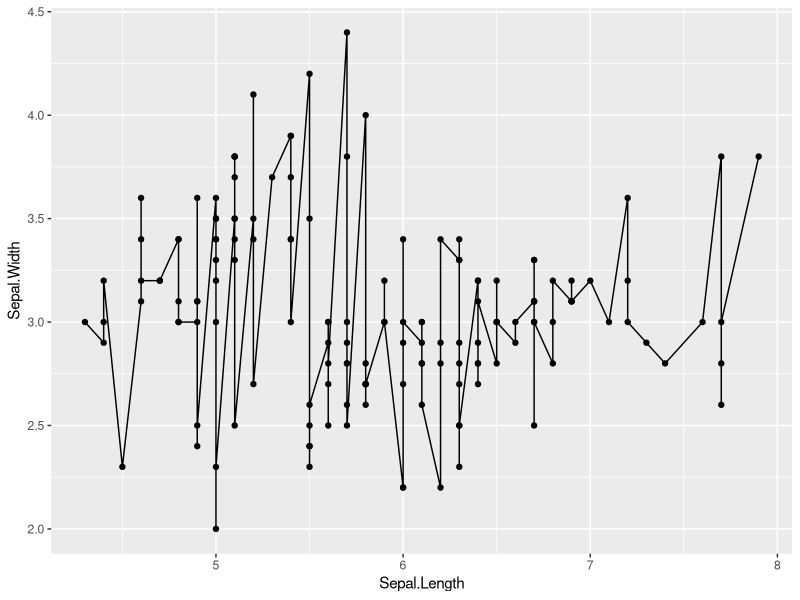
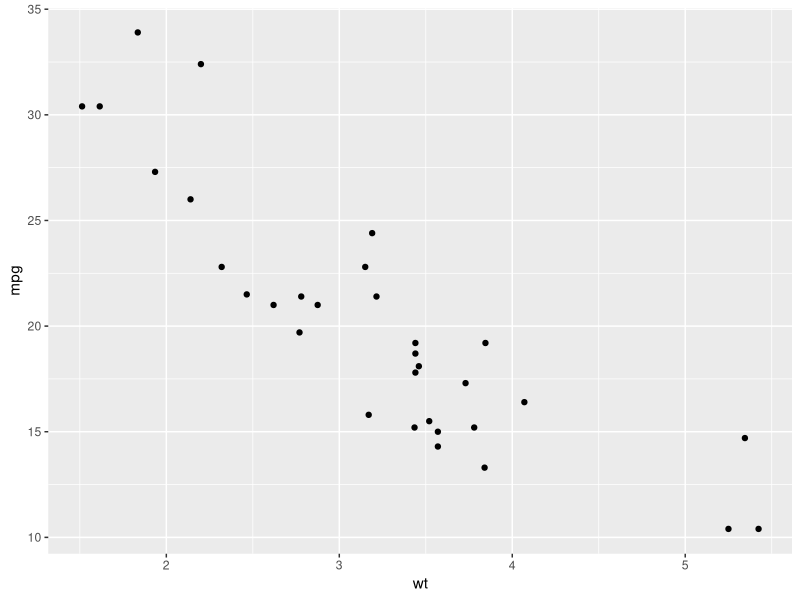

Write the R code that produced these figures, in order.
## ---- chunk 1
library(ggplot2)
ggplot(iris, aes(Sepal.Length, Sepal.Width))+
  geom_point()+
  geom_line()
## ---- chunk 2
library(ggplot2)
ggplot(mtcars, aes(x = wt, y = mpg))+
  geom_point()
